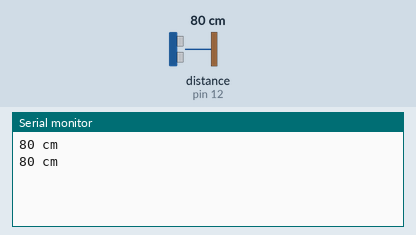
Simulated run of this sketch. Board: Arduino Uno, built with avr-gcc and run on an emulated ATmega328P. Parts: the last lines printed to the serial monitor. Wiring (inferred from the names in the program): ultrasonic range finder: trigger pin 11; echo pin 12. The test bench sets the inputs (shaded band); at power-on: distance to the obstacle (sensor on pin 12) 80 cm. The echo pulse lasts 58.3 µs per cm.

Above: at 1.8 s.
1.9 s: distance to the obstacle (sensor on pin 12) set to 2 cm
At 2.8 s:
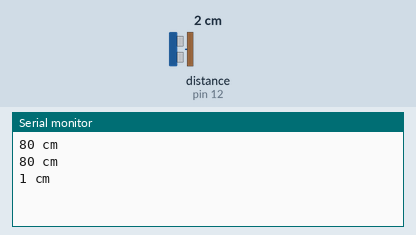
3.4 s: distance to the obstacle (sensor on pin 12) set to 4 cm
At 4.8 s:
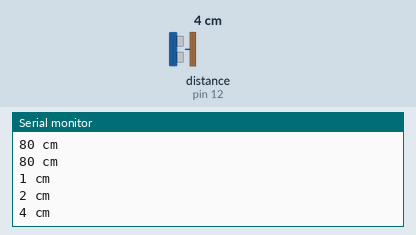
Timing chart, 0 to 6.4 s (numbered marks = the images above; inputs shaded):
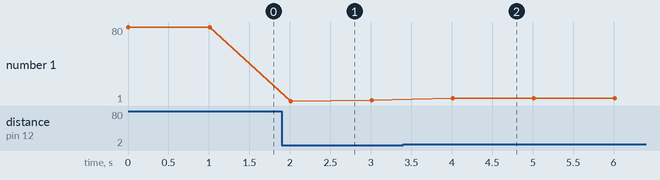

Measured:
- after the input at 1.9 s, the serial monitor: prints a new line after 0.11 s (image 1)
- after the input at 3.4 s, the serial monitor: prints a new line after 0.61 s (image 2)
- plotted number 1: 80 → 2 after the input at 1.9 s, 2 → 4 after the input at 3.4 s

The sketch:

sketch_dec27b.ino
```cpp
#include <NewPing.h>

#define MAX_DISTANCE 200

int trigPin = 11; // назначаем имя для Pin8
int echoPin = 12; // назначаем имя для Pin9

void setup() // процедура setup
{
  Serial.begin (9600); // подключаем монитор порта
  pinMode(trigPin, OUTPUT); // назначаем trigPin (Pin8), как выход
  pinMode(echoPin, INPUT); // назначаем echoPin (Pin9), как вход
}

void loop() // процедура loop
{
  int duration, cm; // назначаем переменную "cm" и "duration" для показаний датчика
  digitalWrite(trigPin, LOW); // изначально датчик не посылает сигнал
  delayMicroseconds(2); // ставим задержку в 2 ммикросекунд


  digitalWrite(trigPin, HIGH); // посылаем сигнал
  delayMicroseconds(10); // ставим задержку в 10 микросекунд
  digitalWrite(trigPin, LOW); // выключаем сигнал


  duration = pulseIn(echoPin, HIGH); // включаем прием сигнала


  cm = duration / 58; // вычисляем расстояние в сантиметрах


  Serial.print(cm); // выводим расстояние в сантиметрах
  Serial.println(" cm");


  delay(1000); // ставим паузу в 1 секунду
}
```
